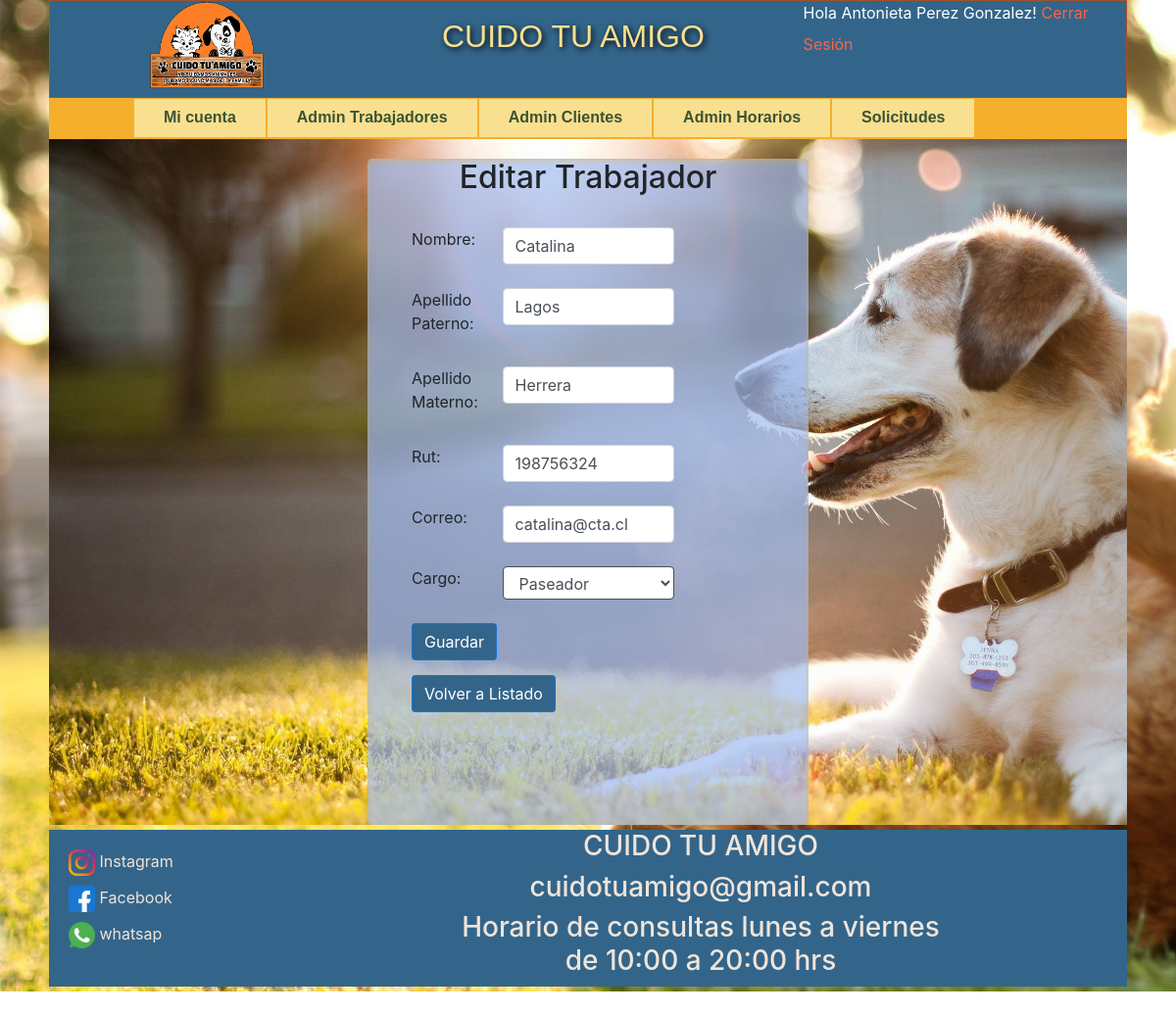
The page /vistas/privado/admin/editar_trabajador.php?edit_id_persona=50&edit_id_trabajador=476 (signed in) on the database its author committed.
### tables this page shows
CREATE TABLE `persona` (
  `id_persona` int(11) NOT NULL AUTO_INCREMENT,
  `rut` varchar(50) DEFAULT NULL,
  `nombre` varchar(50) NOT NULL,
  `apellido_paterno` varchar(50) DEFAULT NULL,
  `apellido_materno` varchar(50) DEFAULT NULL,
  `direccion` varchar(50) DEFAULT NULL,
  `correo` varchar(50) DEFAULT NULL,
  `telefono` varchar(20) DEFAULT NULL,
  `id_comuna` int(11) DEFAULT NULL,
  PRIMARY KEY (`id_persona`)
);

CREATE TABLE `trabajador` (
  `id_trabajador` int(11) NOT NULL AUTO_INCREMENT,
  `id_tipo_trabajador` int(11) DEFAULT NULL,
  `id_usuario` int(11) DEFAULT NULL,
  `id_persona` int(11) DEFAULT NULL,
  `cargo` varchar(50) DEFAULT NULL,
  PRIMARY KEY (`id_trabajador`)
);

### vistas/privado/admin/editar_trabajador.php (the view, shortened to what this page needs)
<!DOCTYPE html>
<?php
    include('../../comun/head.php');
    if (isset($_GET['edit_id_persona'])) {
        include("../../../data/conexiondb.php");
        $idPersona=$_GET["edit_id_persona"];
        $idTrabajador=$_GET["edit_id_trabajador"];
        $queryBuscaPersona = "select * from persona where id_persona=$idPersona";
        $registros = mysqli_query($conex, $queryBuscaPersona);
        $reg = mysqli_fetch_array($registros);
        $queryBuscaTrabajador = "select * from trabajador where id_trabajador=$idTrabajador";
        $registrosTrab = mysqli_query($conex, $queryBuscaTrabajador);
        $regTrab = mysqli_fetch_array($registrosTrab);
    }
?>
<body>
    <div id="contenedor">
        <?php
            include('../../comun/header.php');
        ?>
        <?php
            include('../../comun/menu_privado_admin.php');
        ?>
        <article class="box2">
            <div class="contenido">
                <h2> Editar Trabajador  </h2><br>
                <div class="formulario_contacto">
                    <form  method="POST">
                    <div class="form-row">
                            <div class="col-md-3">
                                <label for="nombre">Nombre:</label>
                            </div>
                            <div class="col-md-6">
                                <input type="text" id="nombre" name="nombre" class="form-control" required value="<?= $reg['nombre'] ?>">
                            </div>
                        </div>
                        <br>
                        <div class="form-row">
                            <div class="col-md-3">
                                <label for="apellido_pat">Apellido Paterno:</label>
                            </div>
                            <div class="col-md-6">
                                <input type="text" id="apellido_pat" name="apellido_pat" class="form-control" required value="<?= $reg['apellido_paterno'] ?>">
                            </div>
                        </div>
                        <br>
                        <div class="form-row">
                            <div class="col-md-3">
                                <label for="apellido_mat">Apellido Materno:</label>
                            </div>
                            <div class="col-md-6">
                                <input type="text" id="apellido_mat" name="apellido_mat" class="form-control" required value="<?= $reg['apellido_materno'] ?>">
                            </div>
                        </div>
                        <br>
                        <div class="form-row">
                            <div class="col-md-3">
                                <label for="rut">Rut:</label>
                            </div>
                            <div class="col-md-6">
                                <input type="text" id="rut" name="rut" class="form-control" required value="<?= $reg['rut'] ?>">
                            </div>
                        </div>
                        <br>
                        <div class="form-row">
                            <div class="col-md-3">
                                <label for="correo">Correo:</label>
                            </div>
                            <div class="col-md-6">
                                <input type="text" id="correo" name="correo" class="form-control" required value="<?= $reg['correo'] ?>">
                            </div>
                        </div>
                        <br>
                        <div class="form-row">
                            <div class="col-md-3">
                                <label for="cargo">Cargo:</label>
                            </div>
                            <div class="col-md-6">
                                <select class="form-control select_cargo" id="cargo" name="cargo" style="width:100%" required>
                                    <?php
                                        if("1" == $regTrab['id_tipo_trabajador'] ){
                                            echo "<option  value='1' selected>Paseador</option>";
                                        }else{
                                            echo "<option value='1'>Paseador</option>";
                                        }
                                    ?>
                                </select>
                            </div>
                        </div>
                        <br>
                        <input type="submit" value="Guardar"  name="submit" class="btn  btn_planes"><br><br>
                    </form><br>
                    <form action="admin_trabajadores.php" method="POST">
                        <input type="submit" value="Volver a Listado" name ="agregar"  class="btn btn-success btn_planes">
                    </form>
                </div>
            </div>
        </article>
        <?php
            include('../../comun/footer.php');
        ?>
    </div>
</body>
</html>

### estatico/css/index.css (style rules this page uses)
body { background-image: url(../images/body.jpg); background-repeat: no-repeat; background-size: cover; }
#contenedor { width: 1100px; margin: 0 auto; }

### estatico/css/agregar_trabajador.css (style rules this page uses)
.box2 { height: 700px; width: 1100px; margin-top: 0px; margin-right: 10px; margin-left: 0px; float: left; background-image: url(../images/perrofondo2.jpg); background-repeat: no-repeat; background-size: cover; }
.contenido { background-color: rgba(160, 189, 241, 0.685) !important; margin: 0 auto; margin-top: 20px; padding: 0; width:450px; height: 680px; text-align: center; border-radius: 5px; box-shadow: inset 0 2px 5px rgba(240, 171, 24, 0.425); }
.formulario_contacto { padding: 0px; margin:0 auto; width: 380px; height: 60px; }
.formulario_contacto form { margin: 0 auto; width: 360px; height: 433px; text-align: left; }
.formulario_contacto label { width: 25%; }
.btn_planes { color: #fff !important; background-color: #33658a !important; border-color: #007bffa4 !important; }
.select_cargo { width: 42%; display: inline; border: 1px solid; height: 34px; }

### rows shown on the page
persona: nombre "Catalina", apellido_pat "Lagos", apellido_mat "Herrera", rut "198756324", correo "catalina@cta.cl"
trabajador: cargo "Paseador"

### other values the page prints
$_SESSION['nombre'] "Antonieta"
$_SESSION['apellido_paterno'] "Perez"
$_SESSION['apellido_materno'] "Gonzalez"
